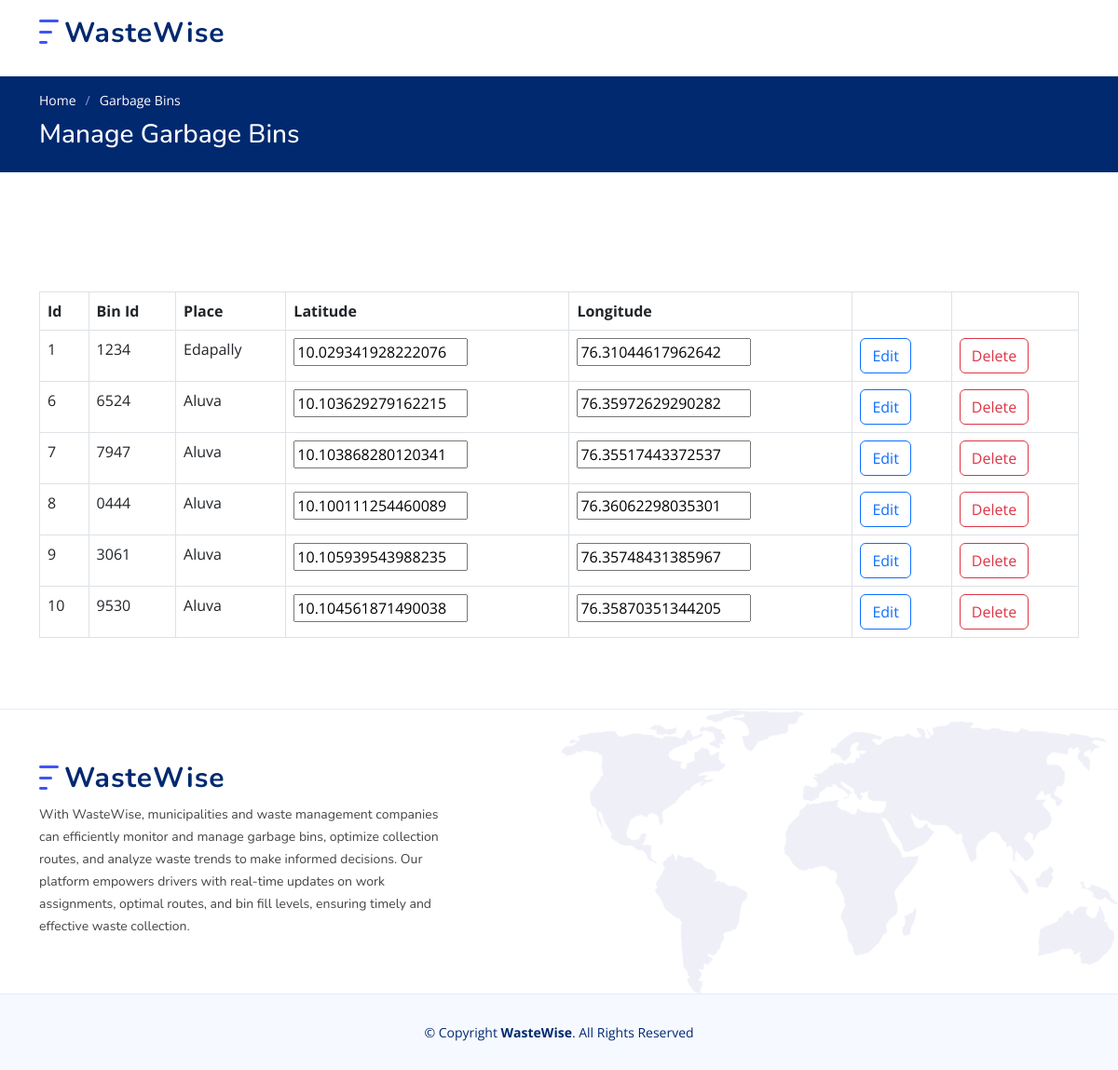
Page /man_garbage_bins/ (signed in) on the earlier database version.
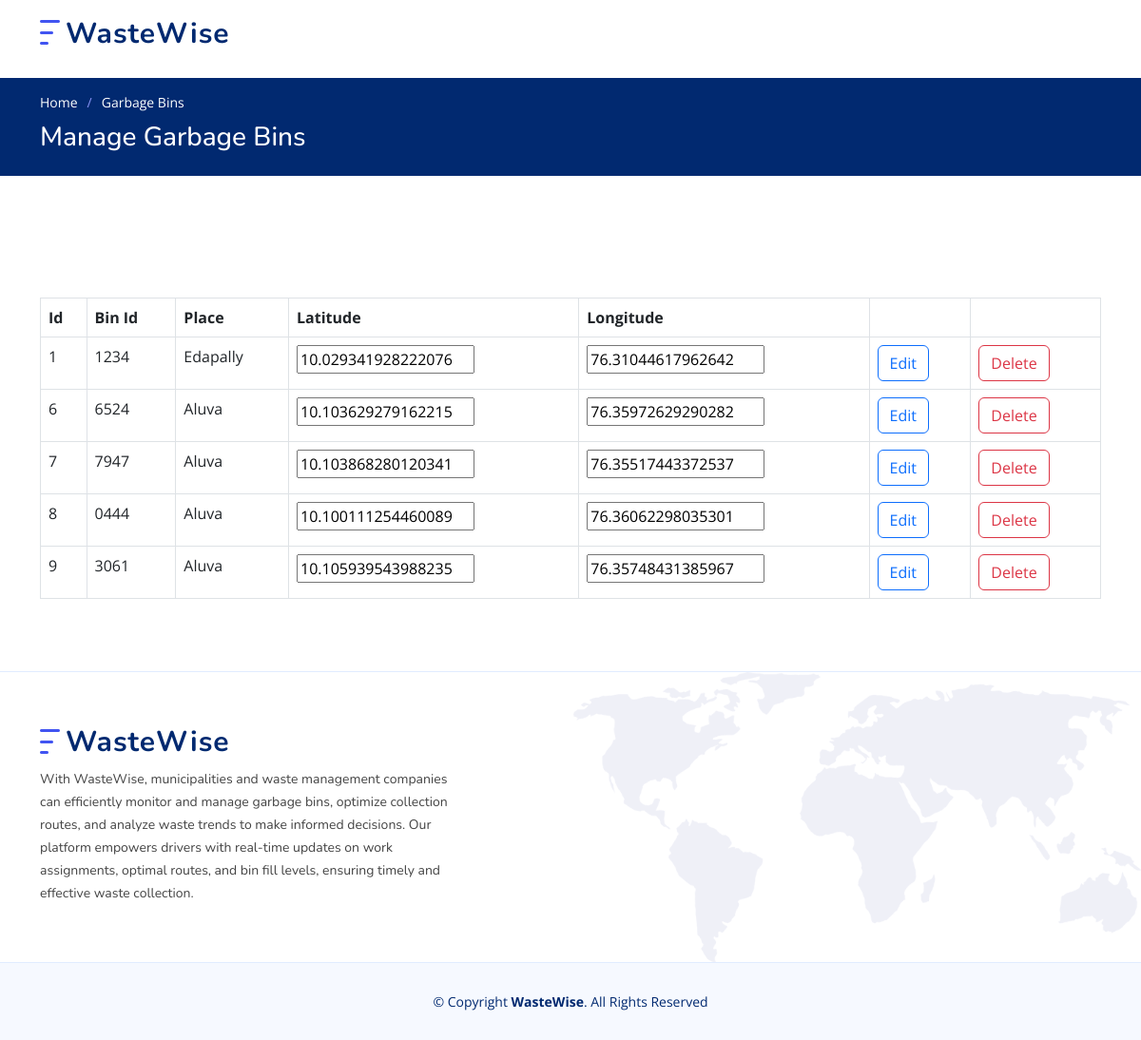
Same page on the later database version.
### w_app/models.py (models this page shows)
class GarbageB(models.Model):
    S_id=models.IntegerField(primary_key=True)
    g_id=models.CharField(max_length=255)
    g_lat=models.CharField(max_length=255)
    g_lng=models.CharField(max_length=255)
    g_fill=models.CharField(max_length=255,default="-")
    g_status=models.CharField(max_length=255,default="-")
    g_place=models.CharField(max_length=255)
    g_drv=models.CharField(max_length=255,default="-")

### w_app/views.py (the view)
# urls.py: path('man_garbage_bins/', man_garbage_bins, name="man_garbage_bins"),
@never_cache
def man_garbage_bins(request):
	if 'uid' in request.session:
		a=GarbageB.objects.all()
		return render(request, 'man_garbage_bins.html',{'drv':a})
	else:
		return render(request, 'sign_in.html')

### w_app/templates/man_garbage_bins.html (shortened to what this page needs)
{% load static %}
<!DOCTYPE html>
<html lang="en">
<head>
  <link href="{% static 'assets/vendor/aos/aos.css' %}" rel="stylesheet">
  <link href="{% static 'assets/vendor/bootstrap/css/bootstrap.min.css' %}" rel="stylesheet">
  <link href="{% static 'assets/vendor/bootstrap-icons/bootstrap-icons.css' %}" rel="stylesheet">
  <link href="{% static 'assets/vendor/glightbox/css/glightbox.min.css' %}" rel="stylesheet">
  <link href="{% static 'assets/vendor/remixicon/remixicon.css' %}" rel="stylesheet">
  <link href="{% static 'assets/vendor/swiper/swiper-bundle.min.css' %}" rel="stylesheet">
  <link href="{% static 'assets/css/style.css' %}" rel="stylesheet">
</head>
<body>
  <header id="header" class="header fixed-top">
    <div class="container-fluid container-xl d-flex align-items-center justify-content-between">
      <a href="{% url 'show_home_admin' %}" class="logo d-flex align-items-center">
        <img src="{% static 'assets/img/logo.png' %}" alt="">
        <span>WasteWise</span>
      </a>
      <nav id="navbar" class="navbar">
        <i class="bi bi-list mobile-nav-toggle"></i>
      </nav>
    </div>
  </header>
  <main id="main">
    <section class="breadcrumbs">
      <div class="container">
        <ol>
          <li><a href="{% url 'show_home_admin' %}">Home</a></li>
          <li>Garbage Bins</li>
        </ol>
        <h2>Manage Garbage Bins</h2>
      </div>
    </section>
    <br>
    <br>
    <section class="inner-page">
      <div class="container">
      <div class="row">
        <div class="col-md-12">
          <div class="table-wrapper" style="overflow-x: auto; margin-top: 20px;">
            <table class="table table-bordered  table-hover">
              <thead>
                <tr>
                  <th>Id</th>
                  <th>Bin Id</th>
                  <th>Place</th>
                  <th>Latitude</th>
                  <th>Longitude</th>
                  <th></th>
                  <th></th>
                </tr>
              </thead>
              <tbody>
                {% for i in drv %}
                  <tr scope="row">
                    <form action="{% url 'edit_gbin' %}" method="POST">
                        <td>{{i.S_id}}<input type="text" name="S_id" value="{{i.S_id}}" hidden></td>
                        <td>{{i.g_id}}</td>
                        <td>{{i.g_place}}</td>
                        <td><input type="text" name="g_lat" value="{{i.g_lat}}" required></td>
                        <td><input type="text" name="g_lng" value="{{i.g_lng}}" required></td>
                        <td><input type="submit" class="btn btn-outline-primary" name="edi" id="edi" value="Edit"></td>
                    </form>
                    <form action="{% url 'del_gbin' %}" method="POST">
                          <td><input type="submit" class="btn btn-outline-danger" name="del" id="del" value="Delete"></td>
                        </form>
                  </tr>
                {% endfor %}
            </tbody>
            </table>
          </div>
        </div>
      </div>
    </div>
    </section>
  </main>
  <footer id="footer" class="footer">
    <div class="footer-top">
      <div class="container">
        <div class="row gy-4">
          <div class="col-lg-5 col-md-12 footer-info">
            <a href="{% url 'show_home_admin' %}" class="logo d-flex align-items-center">
              <img src="{% static 'assets/img/logo.png' %}" alt="">
              <span>WasteWise</span>
            </a>
            <p>
                With WasteWise, municipalities and waste management companies can efficiently monitor and manage garbage bins, optimize collection routes, and analyze waste trends to make informed decisions. Our platform empowers drivers with real-time updates on work assignments, optimal routes, and bin fill levels, ensuring timely and effective waste collection.
            </p>
          </div>
    </div>
      </div>
    </div>
    <div class="container">
      <div class="copyright">
        &copy; Copyright <strong><span>WasteWise</span></strong>. All Rights Reserved
      </div>
    </div>
  </footer>
</body>
</html>

Differences in the rows shown:
removed GarbageB: S_id "10", g_id "9530", g_place "Aluva", g_lat "10.104561871490038", g_lng "76.35870351344205"
